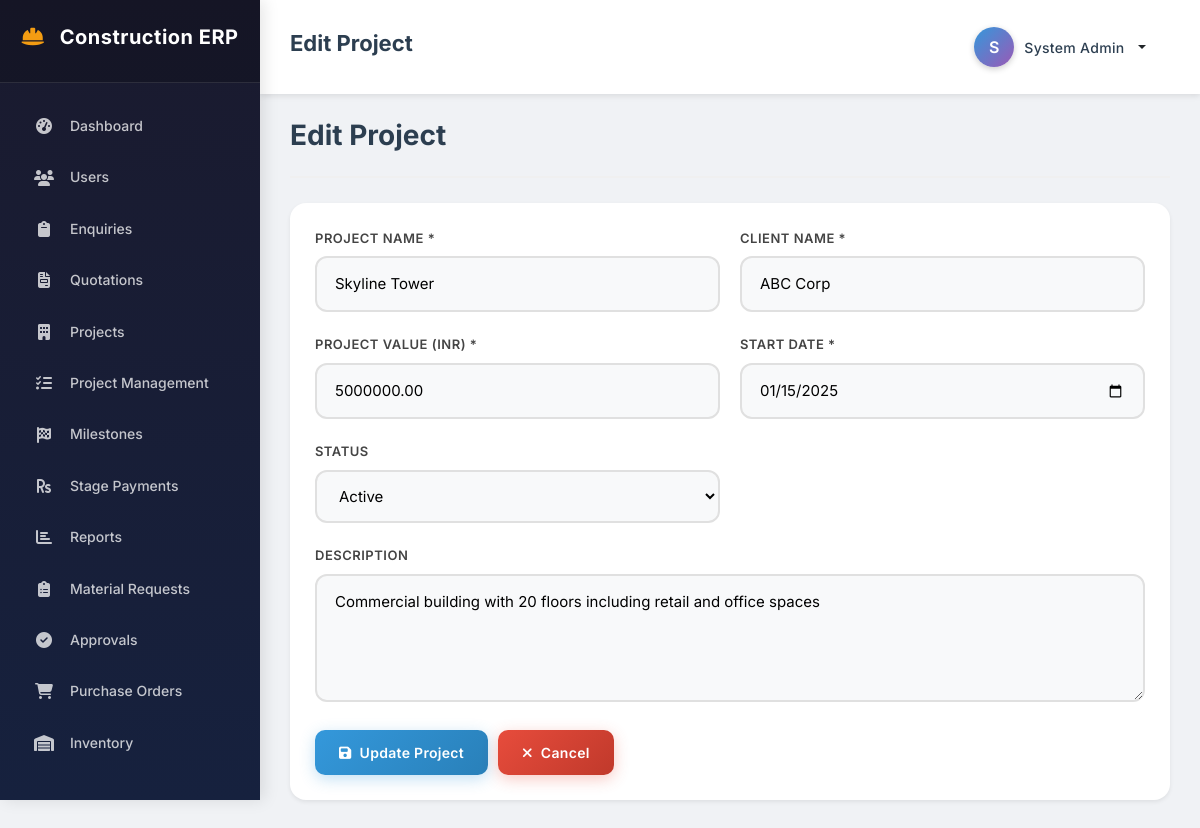
/projects/edit.php?id=1 (signed in), run on the app's committed database.
### tables this page shows
CREATE TABLE projects (
    id INT AUTO_INCREMENT PRIMARY KEY,
    project_name VARCHAR(200) NOT NULL,
    client_name VARCHAR(200) NOT NULL,
    project_value DECIMAL(15,2) NOT NULL,
    start_date DATE NOT NULL,
    description TEXT,
    status ENUM('active', 'completed', 'cancelled') DEFAULT 'active',
    enquiry_id INT,
    quotation_id INT,
    created_by INT,
    created_at TIMESTAMP DEFAULT CURRENT_TIMESTAMP,
    updated_at TIMESTAMP DEFAULT CURRENT_TIMESTAMP ON UPDATE CURRENT_TIMESTAMP,
    FOREIGN KEY (created_by) REFERENCES users(id)
);

### config/db.php (called while the page is built, shortened)
<?php
$conn = new mysqli(DB_HOST, DB_USER, DB_PASS);
$sql = "CREATE DATABASE IF NOT EXISTS " . DB_NAME;
if ($conn->query($sql) === TRUE) {
    $conn->select_db(DB_NAME);
} else {
    die("Error creating database: " . $conn->error);
}
$conn->set_charset("utf8mb4");
function getDB() {
    global $conn;
    return $conn;
}
function fetchAll($sql, $types = "", $params = []) {
    $conn = getDB();
    $stmt = $conn->prepare($sql);
    if (!empty($types) && !empty($params)) {
        $stmt->bind_param($types, ...$params);
    }
    $stmt->execute();
    $result = $stmt->get_result();
    $rows = [];
    while ($row = $result->fetch_assoc()) {
        $rows[] = $row;
    }
    return $rows;
}
function fetchOne($sql, $types = "", $params = []) {
    $rows = fetchAll($sql, $types, $params);
    return !empty($rows) ? $rows[0] : null;
}

### projects/edit.php (the view, shortened to what this page needs)
<?php
require_once '../config/db.php';
$project = null;
$id = intval($_GET['id'] ?? 0);
if ($id > 0) {
    $project = fetchOne("SELECT * FROM projects WHERE id = ?", "i", [$id]);
}
require_once '../includes/header.php';
?>
<div class="content">
    <div class="page-header">
        <h2>Edit Project</h2>
    </div>
    <div class="card">
        <div class="card-body">
            <form method="POST" action="">
                <div class="form-row">
                    <div class="form-group">
                        <label for="project_name">Project Name *</label>
                        <input type="text" id="project_name" name="project_name" value="<?php echo htmlspecialchars($project['project_name']); ?>" required>
                    </div>
                    <div class="form-group">
                        <label for="client_name">Client Name *</label>
                        <input type="text" id="client_name" name="client_name" value="<?php echo htmlspecialchars($project['client_name']); ?>" required>
                    </div>
                </div>
                <div class="form-row">
                    <div class="form-group">
                        <label for="project_value">Project Value (INR) *</label>
                        <input type="number" id="project_value" name="project_value" step="0.01" min="0" value="<?php echo $project['project_value']; ?>" required>
                    </div>
                    <div class="form-group">
                        <label for="start_date">Start Date *</label>
                        <input type="date" id="start_date" name="start_date" value="<?php echo $project['start_date']; ?>" required>
                    </div>
                </div>
                <div class="form-row">
                    <div class="form-group">
                        <label for="status">Status</label>
                        <select id="status" name="status">
                            <option value="active" <?php echo $project['status'] == 'active' ? 'selected' : ''; ?>>Active</option>
                        </select>
                    </div>
                </div>
                <div class="form-group">
                    <label for="description">Description</label>
                    <textarea id="description" name="description" rows="4"><?php echo htmlspecialchars($project['description']); ?></textarea>
                </div>
                <div class="d-flex gap-10">
                    <button type="submit" class="btn btn-primary">
                        <i class="fas fa-save"></i> Update Project
                    </button>
                    <a href="list.php" class="btn btn-danger">
                        <i class="fas fa-times"></i> Cancel
                    </a>
                </div>
            </form>
        </div>
    </div>
</div>
<?php require_once '../includes/footer.php'; ?>

### css/style.css (style rules this page uses)
:root { --primary: #2c3e50; --secondary: #3498db; --success: #27ae60; --warning: #f39c12; --danger: #e74c3c; --purple: #9b59b6; --teal: #1abc9c; --dark: #1a1a2e; --light: #f8f9fa; --white: #ffffff; --sidebar-width: 260px; --shadow: 0 0.125rem 0.25rem rgba(0, 0, 0, 0.075); --shadow-lg: 0 0.5rem 1rem rgba(0, 0, 0, 0.15); }
* { margin: 0; padding: 0; box-sizing: border-box; }
body { font-family: 'Inter', 'Segoe UI', Tahoma, Geneva, Verdana, sans-serif; font-size: 14px; color: #333; background: #f0f2f5; line-height: 1.6; }
.content { padding: 25px 30px; flex: 1; }
.form-group { margin-bottom: 22px; }
.form-group label { display: block; margin-bottom: 8px; font-weight: 600; color: #444; font-size: 13px; text-transform: uppercase; letter-spacing: 0.5px; }
.form-group input, .form-group select, .form-group textarea { width: 100%; padding: 14px 18px; border: 2px solid #e0e0e0; border-radius: 12px; font-size: 15px; transition: all 0.3s ease; background: #f8f9fa; }
.btn { display: inline-flex; align-items: center; justify-content: center; padding: 12px 24px; border: none; border-radius: 10px; font-size: 14px; font-weight: 600; cursor: pointer; text-decoration: none; transition: all 0.3s ease; letter-spacing: 0.3px; }
.btn i { margin-right: 8px; }
.btn-primary { background: linear-gradient(135deg, #3498db 0%, #2980b9 100%); color: var(--white); box-shadow: 0 4px 15px rgba(52, 152, 219, 0.3); }
.btn-danger { background: linear-gradient(135deg, #e74c3c 0%, #c0392b 100%); color: var(--white); box-shadow: 0 4px 15px rgba(231, 76, 60, 0.3); }
.card { background: var(--white); border-radius: 16px; box-shadow: var(--shadow); margin-bottom: 25px; border: none; overflow: hidden; }
.card-body { padding: 25px; }
.page-header { display: flex; justify-content: space-between; align-items: center; margin-bottom: 25px; padding-bottom: 15px; border-bottom: 2px solid #f0f0f0; }
.page-header h2 { font-size: 28px; font-weight: 700; color: var(--primary); }
.form-row { display: grid; grid-template-columns: repeat(2, 1fr); gap: 20px; }
.d-flex { display: flex; }
.gap-10 { gap: 10px; }

### data on the page
projects: project_name "Skyline Tower", client_name "ABC Corp", project_value "5000000.00", start_date "01/15/2025", status "Active", description "Commercial building with 20 floors including retail and office spaces"

### other printed values
$page_title "Edit Project"
substr($_SESSION['full_name'] ?? 'U', 0, 1) "S"
$_SESSION['full_name'] "System Admin"
